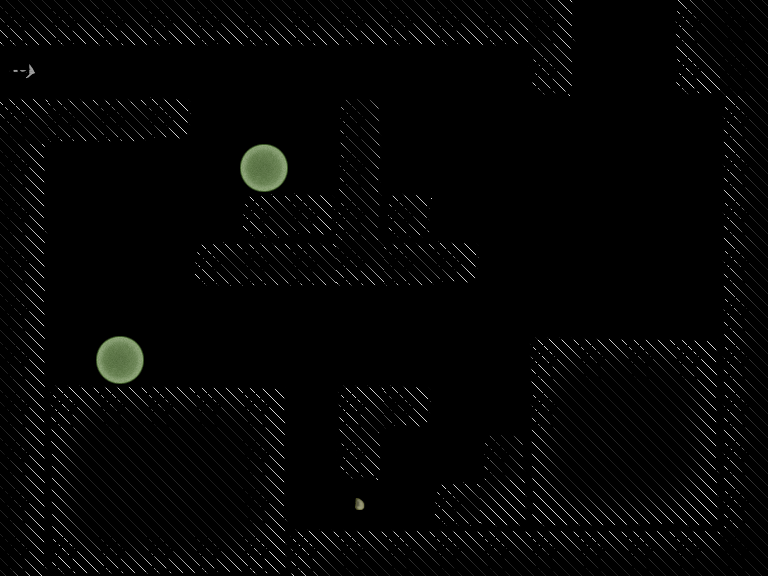

Below is a game level as drawn by its tile map, then a one-line description and the .tmx that defines it (tile-layer data replaced by summaries):
An orthogonal 16x12 tile map with 48x48 px tiles, 2 tile layers (Tiles, Objects), 2 tilesets.

<map version="1.0" orientation="orthogonal" width="16" height="12" tilewidth="48" tileheight="48">
 <tileset firstgid="1" name="objects" tilewidth="48" tileheight="48">
  <image source="img/tiles/objects.png" width="192" height="192" />
  <tile id="0">
   <properties>
    <property name="components" value="Player" />
    <property name="object" value="" />
   </properties>
  </tile>
  <tile id="1">
   <properties>
    <property name="components" value="Finish" />
    <property name="object" value="" />
   </properties>
  </tile>
  <tile id="2">
   <properties>
    <property name="components" value="Dead" />
    <property name="object" value="" />
   </properties>
  </tile>
  <tile id="3">
   <properties>
    <property name="components" value="Wall" />
    <property name="object" value="" />
   </properties>
  </tile>
  <tile id="4">
   <properties>
    <property name="components" value="CellNormal" />
    <property name="object" value="" />
   </properties>
  </tile>
  <tile id="5">
   <properties>
    <property name="components" value="CellJump" />
    <property name="object" value="" />
   </properties>
  </tile>
  <tile id="8">
   <properties>
    <property name="components" value="CellNormal" />
    <property name="object" value="" />
   </properties>
  </tile>
 </tileset>
 <tileset firstgid="17" name="standard" tilewidth="48" tileheight="48">
  <image source="img/tiles/standard.png" width="384" height="384" />
  <tile id="13">
   <properties>
    <property name="components" value="Finish" />
   </properties>
  </tile>
  <tile id="14">
   <properties>
    <property name="components" value="Finish" />
   </properties>
  </tile>
  <tile id="21">
   <properties>
    <property name="components" value="Finish" />
   </properties>
  </tile>
  <tile id="29">
   <properties>
    <property name="components" value="Finish" />
   </properties>
  </tile>
 </tileset>
 <layer name="Tiles" width="16" height="12">
  <data>[192 cells, 104 non-empty, 25 distinct tile ids]</data>
 </layer>
 <layer name="Objects" width="16" height="12">
  <data>[192 cells, 91 non-empty, 5 distinct tile ids]</data>
 </layer>
</map>
